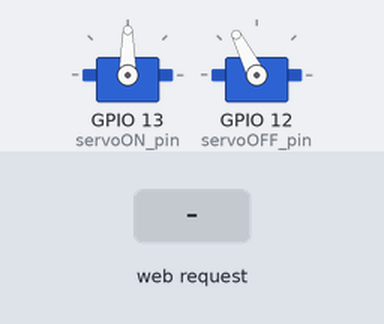
A sketch run on a simulated ESP32. Parts: 2 × servo. The inputs (shaded band) are chosen by the test bench. WiFi joins after 1.5 s; servers stay silent unless stated; what the sketch prints to the serial monitor is not drawn.

Above: at 7.7 s.
7.8 s: HTTP request GET /on received
At 8.3 s:
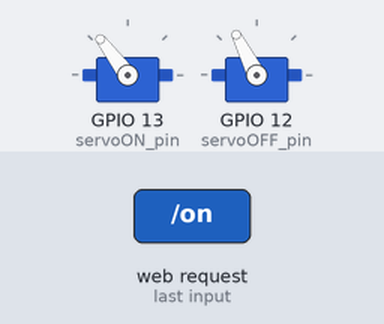
10.0 s: HTTP request GET /off received
At 10.4 s:
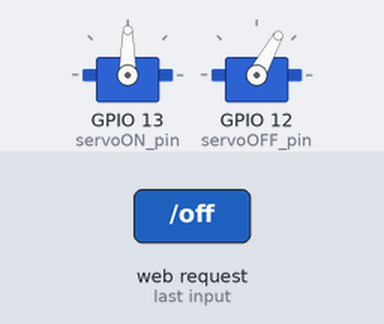
Timing chart, 0 to 13.0 s (numbered marks = the images above; inputs shaded):
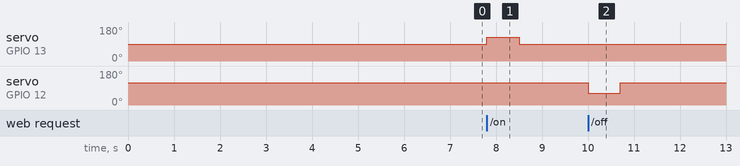

Measured:
- after the input at 7.8 s, servo on GPIO 13 (servoON_pin): 90° → 127° at once, → 90° 0.70 s later
- after the input at 10.0 s, servo on GPIO 12 (servoOFF_pin): 117° → 61° at once, → 117° 0.70 s later

The sketch:

wall_switch.ino
```cpp
#include <WiFi.h>
#include <WebServer.h>
#include <ESP32Servo.h>

// =====================================================
// ESP32 SMART WALL SWITCH
// GitHub Project Version
// =====================================================

// ================= WIFI CONFIG =================

const char* ssid = "YOUR_WIFI_NAME";
const char* password = "YOUR_WIFI_PASSWORD";

// ================= SERVO OBJECTS =================

Servo servoON;
Servo servoOFF;

// ================= SERVO PINS =================

const int servoON_pin  = 13;
const int servoOFF_pin = 12;

// ================= SERVO ANGLES =================

// ON servo
int servoON_center = 90;
int servoON_push   = 127;

// OFF servo
int servoOFF_push   = 61;
int servoOFF_center = 117;

// ================= WEB SERVER =================

WebServer server(80);

// =====================================================
// FUNCTION: TURN LIGHT ON
// =====================================================

void turnON() {

  servoON.write(servoON_push);

  delay(700);

  servoON.write(servoON_center);

}

// =====================================================
// FUNCTION: TURN LIGHT OFF
// =====================================================

void turnOFF() {

  servoOFF.write(servoOFF_push);

  delay(700);

  servoOFF.write(servoOFF_center);

}

// =====================================================
// WEBPAGE HTML
// =====================================================

String webpage = R"rawliteral(

<!DOCTYPE html>
<html>

<head>

<title>ESP32 Smart Switch</title>

<meta name="viewport" content="width=device-width, initial-scale=1">

<style>

body{
    font-family: Arial;
    text-align:center;
    background:#111;
    color:white;
    margin-top:50px;
}

h1{
    margin-bottom:40px;
}

button{
    width:220px;
    height:90px;
    font-size:30px;
    margin:20px;
    border:none;
    border-radius:20px;
    cursor:pointer;
}

.on{
    background:#00cc66;
    color:white;
}

.off{
    background:#ff4444;
    color:white;
}

</style>

</head>

<body>

<h1>ESP32 SMART WALL SWITCH</h1>

<button class="on" onclick="location.href='/on'">
ON
</button>

<br>

<button class="off" onclick="location.href='/off'">
OFF
</button>

</body>
</html>

)rawliteral";

// =====================================================
// HANDLE ROOT PAGE
// =====================================================

void handleRoot() {

  server.send(200, "text/html", webpage);

}

// =====================================================
// HANDLE ON REQUEST
// =====================================================

void handleON() {

  turnON();

  server.sendHeader("Location", "/");

  server.send(303);

}

// =====================================================
// HANDLE OFF REQUEST
// =====================================================

void handleOFF() {

  turnOFF();

  server.sendHeader("Location", "/");

  server.send(303);

}

// =====================================================
// SETUP
// =====================================================

void setup() {

  Serial.begin(115200);

  // Allocate ESP32 PWM timers

  ESP32PWM::allocateTimer(0);
  ESP32PWM::allocateTimer(1);

  // Servo frequency

  servoON.setPeriodHertz(50);
  servoOFF.setPeriodHertz(50);

  // Attach servos

  servoON.attach(servoON_pin, 500, 2400);
  servoOFF.attach(servoOFF_pin, 500, 2400);

  // Initial servo positions

  servoON.write(servoON_center);
  servoOFF.write(servoOFF_center);

  // Connect to WiFi

  WiFi.begin(ssid, password);

  Serial.print("Connecting to WiFi");

  while (WiFi.status() != WL_CONNECTED) {

    delay(500);

    Serial.print(".");

  }

  Serial.println();

  Serial.println("WiFi Connected");

  Serial.print("ESP32 IP Address: ");

  Serial.println(WiFi.localIP());

  // Wait before accepting commands

  delay(5000);

  // Web routes

  server.on("/", handleRoot);

  server.on("/on", handleON);

  server.on("/off", handleOFF);

  // Start server

  server.begin();

  Serial.println("Web Server Started");

}

// =====================================================
// MAIN LOOP
// =====================================================

void loop() {

  server.handleClient();

}
```
